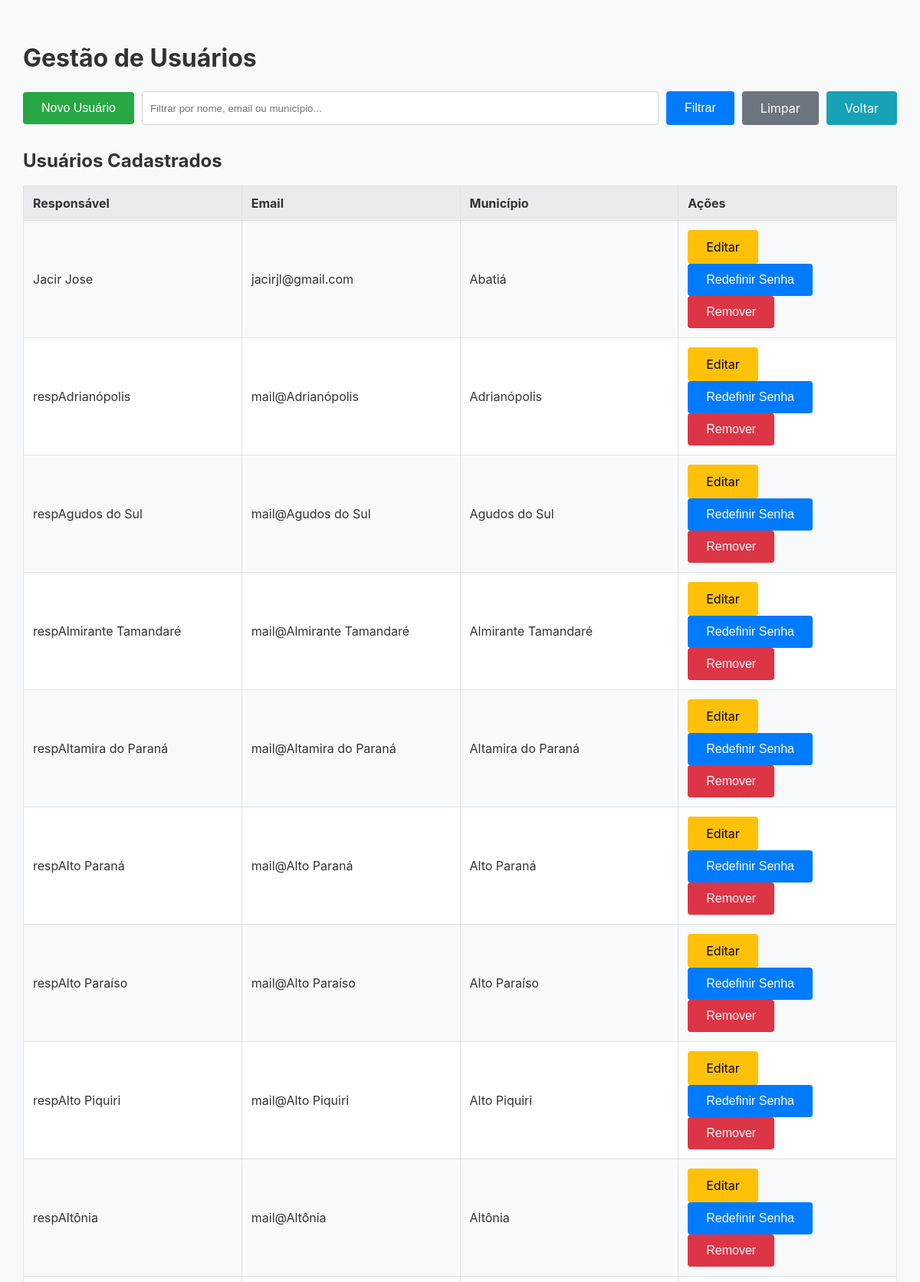
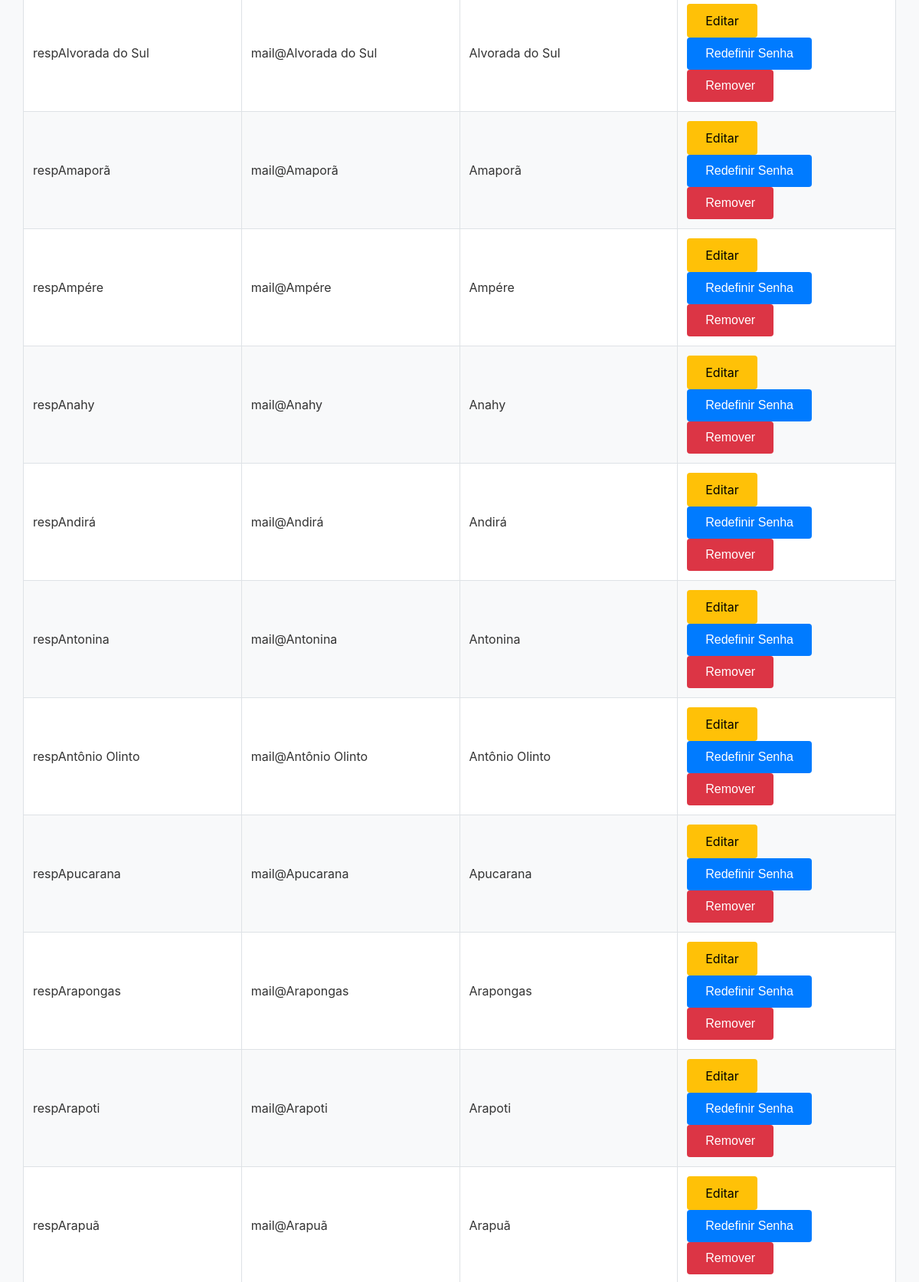
Page /admin/ (signed in, upper part) on the committed database (2 pictures, top to bottom).
### tables this page shows
CREATE TABLE users (
        id INTEGER PRIMARY KEY AUTOINCREMENT,
        email TEXT UNIQUE NOT NULL,
        password TEXT NOT NULL,
        municipio TEXT NOT NULL,
        responsavel TEXT NOT NULL,
        telefone TEXT NOT NULL,
        must_reset_password BOOLEAN DEFAULT 1,
        is_admin BOOLEAN DEFAULT 0
    );

### app.py (the view)
@app.route('/admin/')
@login_required
@admin_required
def admin_index():
    search_query = request.args.get('search', '')
    db = get_db()
    if search_query:
        search_term = f"%{search_query}%"
        users = db.execute(
            'SELECT * FROM users WHERE responsavel LIKE ? OR email LIKE ? OR municipio LIKE ? ORDER BY responsavel',
            (search_term, search_term, search_term)
        ).fetchall()
    else:
        users = db.execute('SELECT * FROM users ORDER BY responsavel').fetchall()
    db.close()
    return render_template('admin.html', users=users, search_query=search_query)

### app.py (called while the page is built)
def get_db():
    db = sqlite3.connect(DATABASE)
    db.row_factory = sqlite3.Row
    return db

def login_required(f):
    @wraps(f)
    def decorated_function(*args, **kwargs):
        if 'user_id' not in session:
            flash('Por favor, faça login para acessar esta página.', 'warning')
            return redirect(url_for('login'))
        return f(*args, **kwargs)
    return decorated_function

def admin_required(f):
    @wraps(f)
    def decorated_function(*args, **kwargs):
        if not g.user or not g.user['is_admin']:
            flash('Acesso negado. Esta área é restrita para administradores.', 'danger')
            return redirect(url_for('index'))
        return f(*args, **kwargs)
    return decorated_function

@app.before_request
def load_logged_in_user():
    user_id = session.get('user_id')
    if user_id is None:
        g.user = None
    else:
        db = get_db()
        g.user = db.execute('SELECT * FROM users WHERE id = ?', (user_id,)).fetchone()
        db.close()

@app.context_processor
def inject_user():
    return dict(user=g.user)

### templates/admin.html (shortened to what this page needs)
<!DOCTYPE html>
<html lang="pt-BR">
<head>
    <link rel="stylesheet" href="{{ url_for('static', filename='style.css') }}">
</head>
<body>
    <div class="container">
        <h1 id="topo-admin">Gestão de Usuários</h1>
        <div style="margin-bottom: 2em; display: flex; flex-wrap: wrap; gap: 10px; align-items: center;">
            <button type="button" id="btnNovoUsuario" class="button-link" style="background-color: #28a745;">Novo Usuário</button>
            <form method="get" action="{{ url_for('admin_index') }}" style="display: flex; flex-grow: 1; gap: 10px;">
                <input type="text" name="search" placeholder="Filtrar por nome, email ou município..." value="{{ search_query or '' }}" style="flex-grow: 1;">
                <button type="submit">Filtrar</button>
                <a href="{{ url_for('admin_index') }}" class="button-link" style="background-color: #6c757d;">Limpar</a>
            </form>
            <a href="{{ url_for('index') }}" class="button-link" style="background-color: #17a2b8;">Voltar</a>
        </div>
        <h2>Usuários Cadastrados</h2>
        <table>
            <thead>
                <tr>
                    <th>Responsável</th>
                    <th>Email</th>
                    <th>Município</th>
                    <th>Ações</th>
                </tr>
            </thead>
            <tbody>
                {% for user in users %}
                <tr>
                    <td>{{ user.responsavel }}</td>
                    <td>{{ user.email }}</td>
                    <td>{{ user.municipio }}</td>
                    <td>
                        <a href="{{ url_for('edit_user', user_id=user.id) }}" class="button-link" style="background-color: #ffc107; color: black; margin-right: 5px;">Editar</a>
                        <form action="{{ url_for('reset_password', user_id=user.id) }}" method="post" onsubmit="return confirm('Redefinir a senha deste usuário?');" style="display: inline;">
                            <button type="submit">Redefinir Senha</button>
                        </form>
                        <form action="{{ url_for('delete_user', user_id=user.id) }}" method="post" onsubmit="return confirm('Remover este usuário?');" style="display: inline;">
                            <button type="submit" style="background-color: #dc3545;">Remover</button>
                        </form>
                    </td>
                </tr>
                {% else %}
                <tr>
                    <td colspan="4" style="text-align: center;">Nenhum usuário encontrado com os critérios de busca.</td>
                </tr>
                {% endfor %}
            </tbody>
        </table>
    </div>
</body>
</html>

### static/style.css (style rules this page uses)
body { font-family: -apple-system, BlinkMacSystemFont, "Segoe UI", Roboto, "Helvetica Neue", Arial, sans-serif; margin: 0; background-color: #f8f9fa; color: #333; }
.container { width: 100%; max-width: 95%; margin: 1em auto; padding: 1.5em; }
h1, h2, h3 { margin-top: 0.5em; margin-bottom: 0.75em; }
.logout-button, .button-link { display: inline-flex; align-items: center; justify-content: center; text-align: center; color: white; padding: 0.75em 1.5em; border-radius: 4px; text-decoration: none; transition: background-color 0.2s; border: none; cursor: pointer; font-size: 1em; }
input[type="text"], input[type="email"], input[type="tel"], input[type="password"], select, textarea { width: 100%; padding: 0.75em; border: 1px solid #ced4da; border-radius: 4px; box-sizing: border-box; }
button[type="submit"] { background-color: #007bff; color: white; border: none; padding: 0.75em 1.5em; border-radius: 4px; cursor: pointer; font-size: 1em; transition: background-color 0.2s; }
table { width: 100%; border-collapse: collapse; margin-bottom: 1.5em; background: white; table-layout: fixed; }
th, td { border: 1px solid #dee2e6; padding: 0.75em; text-align: left; vertical-align: middle; word-wrap: break-word; }
th { background-color: #e9ecef; }
tbody tr:nth-child(odd) { background-color: #f8f9fa; }

### rows in the picture
users: responsavel "Jacir Jose", email "jacirjl@gmail.com", municipio "Abatiá"
users: responsavel "respAdrianópolis", email "mail@Adrianópolis", municipio "Adrianópolis"
users: responsavel "respAgudos do Sul", email "mail@Agudos do Sul", municipio "Agudos do Sul"
users: responsavel "respAlmirante Tamandaré", email "mail@Almirante Tamandaré", municipio "Almirante Tamandaré"
users: responsavel "respAltamira do Paraná", email "mail@Altamira do Paraná", municipio "Altamira do Paraná"
users: responsavel "respAlto Paraná", email "mail@Alto Paraná", municipio "Alto Paraná"
users: responsavel "respAlto Paraíso", email "mail@Alto Paraíso", municipio "Alto Paraíso"
users: responsavel "respAlto Piquiri", email "mail@Alto Piquiri", municipio "Alto Piquiri"
users: responsavel "respAltônia", email "mail@Altônia", municipio "Altônia"
users: responsavel "respAlvorada do Sul", email "mail@Alvorada do Sul", municipio "Alvorada do Sul"
users: responsavel "respAmaporã", email "mail@Amaporã", municipio "Amaporã"
users: responsavel "respAmpére", email "mail@Ampére", municipio "Ampére"
users: responsavel "respAnahy", email "mail@Anahy", municipio "Anahy"
users: responsavel "respAndirá", email "mail@Andirá", municipio "Andirá"
users: responsavel "respAntonina", email "mail@Antonina", municipio "Antonina"
users: responsavel "respAntônio Olinto", email "mail@Antônio Olinto", municipio "Antônio Olinto"
users: responsavel "respApucarana", email "mail@Apucarana", municipio "Apucarana"
users: responsavel "respArapongas", email "mail@Arapongas", municipio "Arapongas"
users: responsavel "respArapoti", email "mail@Arapoti", municipio "Arapoti"
users: responsavel "respArapuã", email "mail@Arapuã", municipio "Arapuã"
